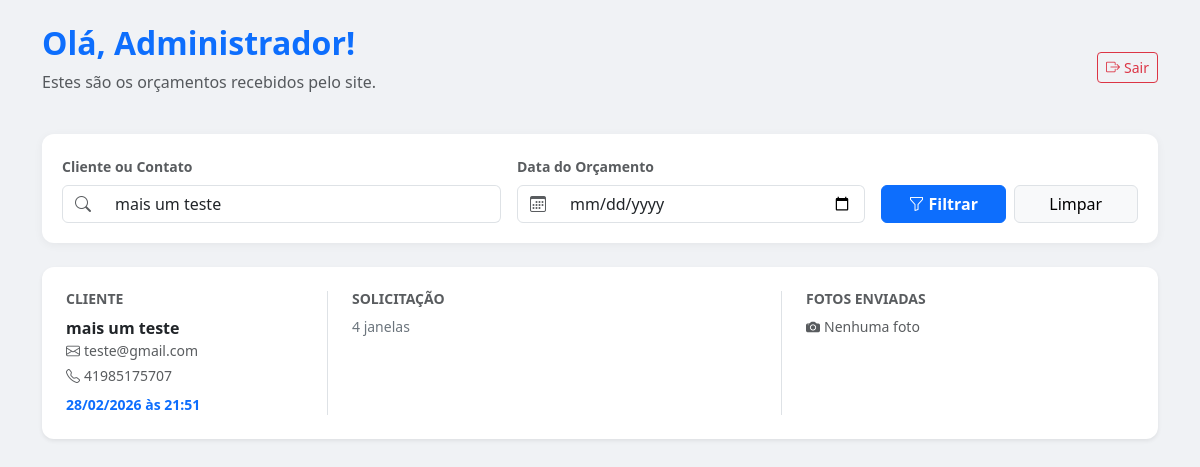
/processa_contato.php?filtro_texto=mais um teste (signed in), run on the app's committed database.
### tables this page shows
CREATE TABLE `contatos` (
  `id` int(11) NOT NULL,
  `nome_completo` varchar(150) NOT NULL,
  `email` varchar(100) NOT NULL,
  `telefone` varchar(20) NOT NULL,
  `mensagem` text DEFAULT NULL,
  `foto_caminho` varchar(255) DEFAULT NULL,
  `data_envio` timestamp NOT NULL DEFAULT current_timestamp()
);

### processa_contato.php (the view, shortened to what this page needs)
<?php
require_once 'config.php';
$filtro_texto = $_GET['filtro_texto'] ?? '';
$filtro_data  = $_GET['filtro_data'] ?? '';
$sql = "SELECT * FROM contatos WHERE 1=1";
$params = [];
$tipos = "";
if (!empty($filtro_texto)) {
    $sql .= " AND (nome_completo LIKE ? OR email LIKE ? OR telefone LIKE ?)";
    $termo = "%" . $filtro_texto . "%";
    $params[] = $termo;
    $params[] = $termo;
    $params[] = $termo;
    $tipos .= "sss";
}
$sql .= " ORDER BY data_envio DESC";
$stmt_view = $conn->prepare($sql);
if (!empty($params)) {
    $stmt_view->bind_param($tipos, ...$params);
}
$stmt_view->execute();
$resultado = $stmt_view->get_result();
?>
<!DOCTYPE html>
<html lang="pt-br">
<head>
    <link href="https://cdn.jsdelivr.net/npm/bootstrap@5.3.0/dist/css/bootstrap.min.css" rel="stylesheet">
    <link rel="stylesheet" href="https://cdn.jsdelivr.net/npm/bootstrap-icons@1.11.1/font/bootstrap-icons.css">
</head>
<body class="py-4">
<div class="container">
    <div class="d-flex justify-content-between align-items-center mb-4">
        <div>
            <h2 class="fw-bold text-primary">Olá, <?php echo htmlspecialchars($_SESSION['user_nome'] ?? 'Admin'); ?>!</h2>
            <p class="text-muted">Estes são os orçamentos recebidos pelo site.</p>
        </div>
        <a href="login.php" class="btn btn-outline-danger btn-sm"><i class="bi bi-box-arrow-right me-1"></i>Sair</a>
    </div>
    <div class="filtro-container mb-4">
        <form method="GET" action="processa_contato.php" class="row g-3 align-items-end">
            <div class="col-md-5">
                <label class="form-label text-muted small fw-bold">Cliente ou Contato</label>
                <div class="input-group">
                    <span class="input-group-text bg-white"><i class="bi bi-search text-muted"></i></span>
                    <input type="text" name="filtro_texto" class="form-control border-start-0"
                           placeholder="Nome, e-mail ou telefone..."
                           value="<?php echo htmlspecialchars($filtro_texto); ?>">
                </div>
            </div>
            <div class="col-md-4">
                <label class="form-label text-muted small fw-bold">Data do Orçamento</label>
                <div class="input-group">
                    <span class="input-group-text bg-white"><i class="bi bi-calendar3 text-muted"></i></span>
                    <input type="date" name="filtro_data" class="form-control border-start-0"
                           value="<?php echo htmlspecialchars($filtro_data); ?>">
                </div>
            </div>
            <div class="col-md-3 d-flex gap-2">
                <button type="submit" class="btn btn-primary w-100 fw-bold"><i class="bi bi-funnel me-1"></i>Filtrar</button>
                <?php if(!empty($filtro_texto) || !empty($filtro_data)): ?>
                    <a href="processa_contato.php" class="btn btn-light border w-100">Limpar</a>
                <?php endif; ?>
            </div>
        </form>
    </div>
    <div class="row">
        <?php if($resultado->num_rows > 0): ?>
            <?php while($row = $resultado->fetch_assoc()): ?>
            <div class="col-12 mb-3">
                <div class="card shadow-sm card-orcamento">
                    <div class="card-body p-4">
                        <div class="row">
                            <div class="col-md-3">
                                <h6 class="text-muted small fw-bold">CLIENTE</h6>
                                <p class="mb-0 fw-bold"><?php echo htmlspecialchars($row['nome_completo']); ?></p>
                                <small class="text-muted d-block mb-1"><i class="bi bi-envelope me-1"></i><?php echo htmlspecialchars($row['email']); ?></small>
                                <small class="text-muted d-block mb-1"><i class="bi bi-telephone me-1"></i><?php echo htmlspecialchars($row['telefone']); ?></small>
                                <small class="text-primary fw-bold mt-2 d-block"><?php echo date('d/m/Y \à\s H:i', strtotime($row['data_envio'])); ?></small>
                            </div>
                            <div class="col-md-5 border-start border-end px-4">
                                <h6 class="text-muted small fw-bold">SOLICITAÇÃO</h6>
                                <p class="small mb-0 text-secondary"><?php echo nl2br(htmlspecialchars($row['mensagem'])); ?></p>
                            </div>
                            <div class="col-md-4 ps-4">
                                <h6 class="text-muted small fw-bold">FOTOS ENVIADAS</h6>
                                <div class="d-flex flex-wrap gap-2 mt-2">
                                    <?php
                                    $fotos_array = array_filter(explode(',', $row['foto_caminho']));
                                    $total_fotos = count($fotos_array);
                                    if($total_fotos > 0) {
                                        $primeira_foto = trim($fotos_array[0]);
                                        echo "<div class='position-relative' data-bs-toggle='modal' data-bs-target='#modalGaleria{$row['id']}' style='cursor:pointer;'>
                                                <img src='uploads/{$primeira_foto}' class='foto-miniatura border shadow-sm'>
                                              </div>";
                                        echo "<button class='btn btn-sm btn-outline-primary mt-2 d-block w-100' data-bs-toggle='modal' data-bs-target='#modalGaleria{$row['id']}'>
                                                <i class='bi bi-arrows-fullscreen me-1'></i> Ver Tela Cheia ({$total_fotos})
                                              </button>";
                                    } else {
                                        echo "<span class='text-muted small italic'><i class='bi bi-camera-fill me-1'></i>Nenhuma foto</span>";
                                    }
                                    ?>
                                </div>
                            </div>
                        </div>
                    </div>
                </div>
                </div>
            <?php endwhile; ?>
        <?php endif; ?>
    </div>
</div>
</body>
</html>

### processa_contato.php (style rules this page uses)
body { background-color: #f0f2f5; }
.card-orcamento { border: none; border-radius: 12px; transition: 0.3s; }
.filtro-container { background: #fff; border-radius: 12px; padding: 20px; box-shadow: 0 2px 10px rgba(0,0,0,0.05); }

### data on the page
contatos: nome_completo "mais um teste", email "teste@gmail.com", telefone "41985175707", data_envio "28/02/2026 às 21:51", mensagem "4 janelas", foto_caminho "Nenhuma foto"

### other printed values
$_SESSION['user_nome'] "Administrador"
